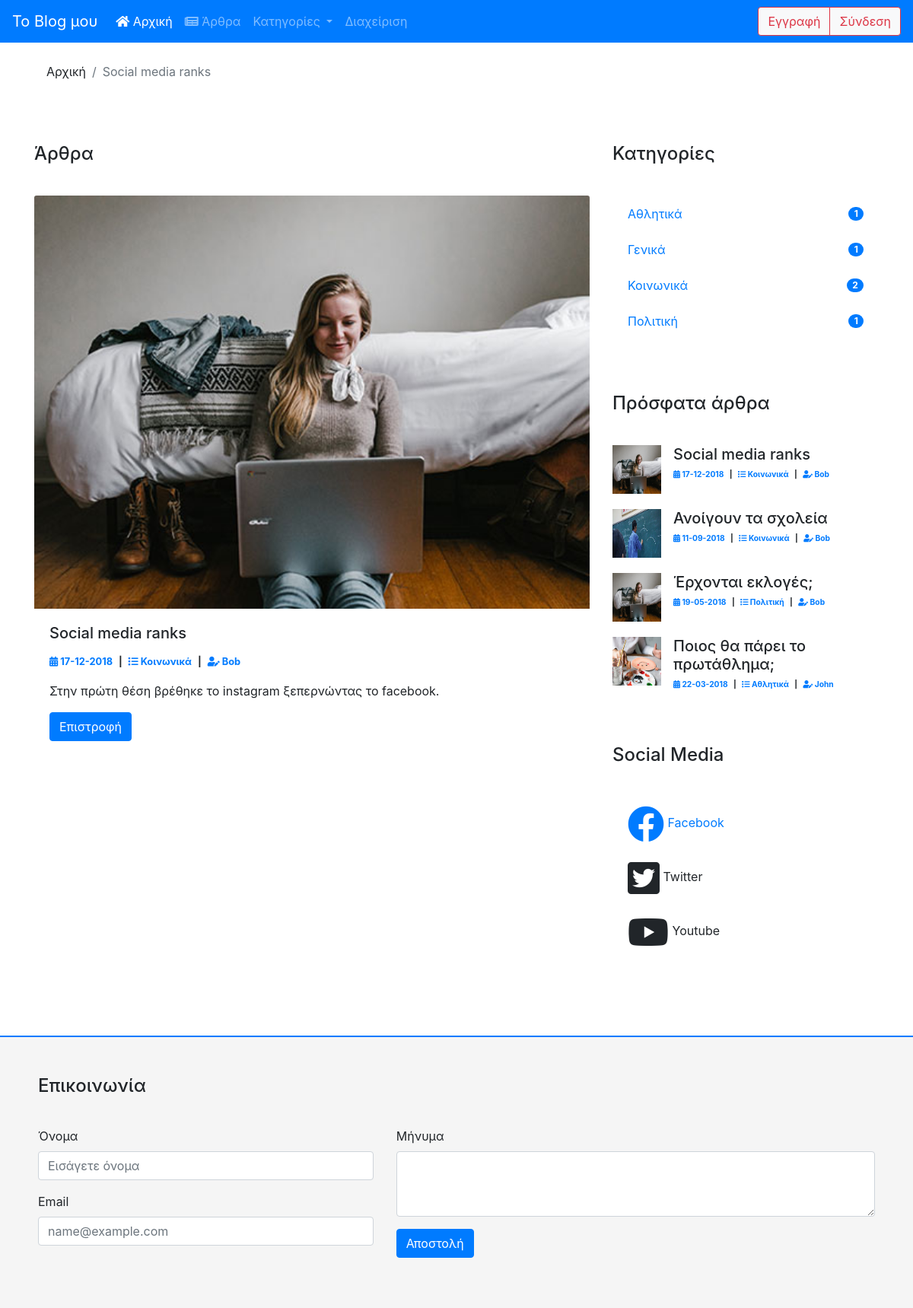
The page /article.php?id=9 on the database its author committed.
### tables this page shows
CREATE TABLE `articles` (
  `article_id` int(10) NOT NULL,
  `title` varchar(255) NOT NULL,
  `content` text NOT NULL,
  `image` varchar(255) NOT NULL DEFAULT 'eikona.jpg',
  `created_date` date NOT NULL,
  `owner_id` int(10) NOT NULL,
  `cat_id` int(10) NOT NULL,
  `published` char(1) NOT NULL DEFAULT '0'
);

CREATE TABLE `categories` (
  `category_id` int(10) NOT NULL,
  `cat_name` char(50) NOT NULL
);

CREATE TABLE `users` (
  `user_id` int(10) NOT NULL,
  `username` varchar(25) NOT NULL,
  `password` varchar(25) NOT NULL,
  `email` varchar(100) NOT NULL,
  `role` char(20) NOT NULL DEFAULT 'registered',
  `created_date` date NOT NULL
);

### article.php (the view, shortened to what this page needs)
<?php
require_once "head.php";
$id=$_GET["id"];
$sql="SELECT articles.*, categories.cat_name, users.username FROM articles INNER JOIN categories ON articles.cat_id=categories.category_id INNER JOIN users ON articles.owner_id=users.user_id WHERE article_id=:id && published=1 ORDER BY created_date DESC";
$stmt=$conn->prepare($sql);
$stmt->bindparam(":id",$id);
$stmt->execute();
$row=$stmt->fetch(PDO::FETCH_ASSOC);
	$image=$row["image"];
	$title=$row["title"];
	$category=$row["cat_name"];
	$date=$row["created_date"];
	$author=$row["username"];
	$content=$row["content"];
	$newdate=explode("-",$date);
	$newdate=$newdate[2]."-".$newdate[1]."-".$newdate[0];
?>
  </head>
  <body>
<?php
require_once "menu.php";
?>
<div class="container top-space">
	<nav aria-label="breadcrumb">
	  <ol class="breadcrumb">
		<li class="breadcrumb-item" aria-current="page">Αρχική</li>
		<li class="breadcrumb-item active" aria-current="page"><?php echo $title; ?></li>
	  </ol>
	</nav>
</div>
<div class="container top-space">
  <div class="row">
    <div class="col-md-8">
	<div class="bottom-space-40">
		<h4>Άρθρα</h4>
	</div>
      <div class="card no-border">
		  <img src="images/<?php echo $image ?>" class="card-img-top" alt="...">
		  <div class="card-body">
			<h5 class="card-title"><?php echo $title ?></h5>
			<div class="blog-details">
				<ul>
					<li>
					<a href="articles.php?date=<?php echo $date ?>"><i class="fas fa-calendar-alt"></i> <?php echo $newdate ?></a></li>
					<li><a href="articles.php?category=<?php echo $category ?>"><i class="fas fa-list"></i> <?php echo $category ?></a></li>
					<li><a href="articles.php?author=<?php echo $author ?>"><i class="fas fa-user-edit"></i> <?php echo $author ?></a></li>
				</ul>
			</div>
			<p class="card-text"><?php echo $content ?></p>
			<a href="articles.php" class="btn btn-primary">Επιστροφή</a>
		  </div>
		</div>
	   </div>
<?php
require_once "right-bar.php";
require_once "footer.php";
?>

### right-bar.php (shortened to what this page needs)
    <div class="col-md-4">
		<div class="bottom-space-40">
			<h4>Κατηγορίες</h4>
		</div>
		<div class="card no-border">
		  <ul class="list-group">
<?php
$sql="SELECT categories.cat_name, COUNT(article_id)AS total FROM articles INNER JOIN categories ON articles.cat_id=categories.category_id WHERE published=1 GROUP BY cat_id ORDER BY cat_name ASC";
$stmt=$conn->prepare($sql);
$stmt->execute();
while($row=$stmt->fetch(PDO::FETCH_ASSOC))
{
	$category=$row["cat_name"];
	$total=$row["total"];
?>
		  <li class="list-group-item d-flex justify-content-between align-items-center no-border">
		  <a href="articles.php?category=<?php echo $category ?>">
			<?php echo $category; ?></a>
			<span class="badge badge-primary badge-pill"><?php echo $total; ?></span>
		  </li>
<?php
}
?>
		</ul>
		</div>
		<div class="bottom-space-40 top-space">
			<h4>Πρόσφατα άρθρα</h4>
		</div>
			<ul class="list-unstyled">
<?php
$sql="SELECT articles.*, categories.cat_name, users.username FROM articles INNER JOIN categories ON articles.cat_id=categories.category_id INNER JOIN users ON articles.owner_id=users.user_id WHERE published=1 ORDER BY created_date DESC LIMIT 4";
$stmt=$conn->prepare($sql);
$stmt->execute();
while($row=$stmt->fetch(PDO::FETCH_ASSOC))
{
	$image=$row["image"];
	$title=$row["title"];
	$category=$row["cat_name"];
	$date=$row["created_date"];
	$author=$row["username"];
	$newdate=explode("-",$date);
	$newdate=$newdate[2]."-".$newdate[1]."-".$newdate[0];
?>
			  <li class="media top-space-20">
				<img src="images/<?php echo $image ?>" class="mr-3 sm-img" alt="...">
				<div class="media-body">
				  <h5 class="mt-0 mb-1"><?php echo $title ?></h5>
				  <div class="blog-details sm">
				<ul>
					<li>
					<a href="articles.php?date=<?php echo $date ?>"><i class="fas fa-calendar-alt"></i> <?php echo $newdate ?></a></li>
					<li><a href="articles.php?category=<?php echo $category ?>"><i class="fas fa-list"></i> <?php echo $category ?></a></li>
					<li><a href="articles.php?author=<?php echo $author ?>"><i class="fas fa-user-edit"></i> <?php echo $author ?></a></li>
				</ul>
			</div>
				</div>
			  </li>
<?php
}
?>
			</ul>
		<div class="bottom-space-40 top-space">
			<h4>Social Media</h4>
		</div>
		<ul class="list-group">
		  <li class="list-group-item no-border"><a href="#"><i class="fab fa-facebook fa-3x align-middle"></i> Facebook</a></li>
		  <li class="list-group-item no-border"><i class="fab fa-twitter-square fa-3x align-middle"></i> Twitter</li>
		  <li class="list-group-item no-border"><i class="fab fa-youtube fa-3x align-middle"></i> Youtube</li>
		</ul>
	</div>
  </div>
</div>

### style.css (style rules this page uses)
.top-space { margin-top:70px; }
.top-space-20 { margin-top:20px; }
.bottom-space-40 { margin-bottom:40px; }
.blog-details li { display:inline; font-weight:bold; font-size:0.8em; }
.blog-details li:after { content:" | "; padding-left:5px; padding-right:5px; }
.blog-details li:last-child:after { content: none; }
.blog-details ul { padding-inline-start: 0px; }
.no-border { border:0px !important; }
.breadcrumb { background-color:transparent !important; }
.sm-img { width:64px; height:64px; }
.sm { font-size:0.8rem; }

### rows shown on the page
articles: title "Social media ranks", image (picture), created_date "17-12-2018", cat.cat_name "Κοινωνικά", owner.username "Bob", content "Στην πρώτη θέση βρέθηκε το instagram ξεπερνώντας το facebook."
articles: image (picture), title "Ανοίγουν τα σχολεία", created_date "11-09-2018", cat.cat_name "Κοινωνικά", owner.username "Bob"
articles: image (picture), title "Έρχονται εκλογές;", created_date "19-05-2018", cat.cat_name "Πολιτική", owner.username "Bob"
articles: image (picture), title "Ποιος θα πάρει το πρωτάθλημα;", created_date "22-03-2018", cat.cat_name "Αθλητικά", owner.username "John"

### other values the page prints
$category "Αθλητικά"
$total "1"
$category "Γενικά"
$category "Κοινωνικά"
$total "2"
$category "Πολιτική"
